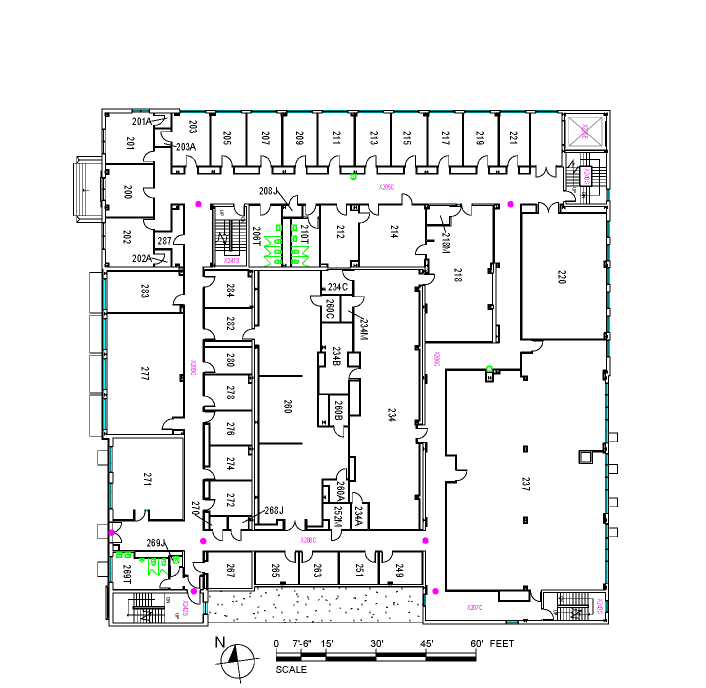
%> input picture Razor IMU Xbee/matlab (post-processing) - step detection/caldwell_2nd_floor_rotated.png, 1412 x 1376 px (shown at 1/2 size)
$ octave caldwell_prior_generation_updated.m   (GNU Octave 9; MATLAB toolbox functions it lacks are replaced by stand-ins)
%> lines starting %> are read from the running program, lines starting %| are printed output that depends on the picture; in (x1, y1, x2, y2) boxes, pixels count from 0 and x2, y2 are one past the last pixel; in counts of white or black regions, pixels touching at a corner belong together; the program's own positions count from 1
clear all;
close all;
clc;

load('kernelsForCaldwell.mat');
% prior pdf map information Caldwell Lab.
img = uint8(imread('caldwell_2nd_floor_rotated.png'));
%> img is the input picture: size 1376x1412x3 uint8; mean R, G, B 237.4, 238.1, 238
imgOriginal = img;
nRows = size(imgOriginal, 1); nCols = size(imgOriginal,2);
%> after `nRows = size(imgOriginal, 1)`: nRows = 1376
%> after `nCols = size(imgOriginal,2)`: nCols = 1412
imgMapPrior = uint8(255*ones(nRows, nCols));
w = 27; % width

P1 = [387, 1082]; P2 = [872, 1082]; P3 = [872, 711];
P4 = [1021, 711]; P5 = [1021, 370]; P6 = [387, 370];

% node between P1 and P2
img(P1(2)-((w-1)/2):P1(2)+((w-1)/2),P1(1)-((w-1)/2):P2(1)+((w-1)/2)) = zeros(w, P2(1)-P1(1)+w);
% node between P2 and P3
img(P3(2):P2(2)+((w-1)/2),P2(1)-((w-1)/2):P2(1)+((w-1)/2)) = zeros(P2(2)-P3(2)+1+((w-1)/2),w);
% node between P3 and P4
img(P3(2)-((w-1)/2):P3(2)+((w-1)/2),P3(1)-((w-1)/2):P4(1)+((w-1)/2)) = zeros(w, P4(1)-P3(1)+w);
% node between P4 and P5
img(P5(2):P4(2)+((w-1)/2),P4(1)-((w-1)/2):P4(1)+((w-1)/2)) = zeros(P4(2)-P5(2)+1+((w-1)/2),w);
% node between P5 and P6
img(P5(2)-((w-1)/2):P5(2)+((w-1)/2),P6(1)-((w-1)/2):P5(1)+((w-1)/2)) = zeros(w, P5(1)-P6(1)+w);
% node between P6 and P1
img(P6(2):P1(2)+((w-1)/2),P6(1)-((w-1)/2):P6(1)+((w-1)/2)) = zeros(P1(2)-P6(2)+1+((w-1)/2),w);
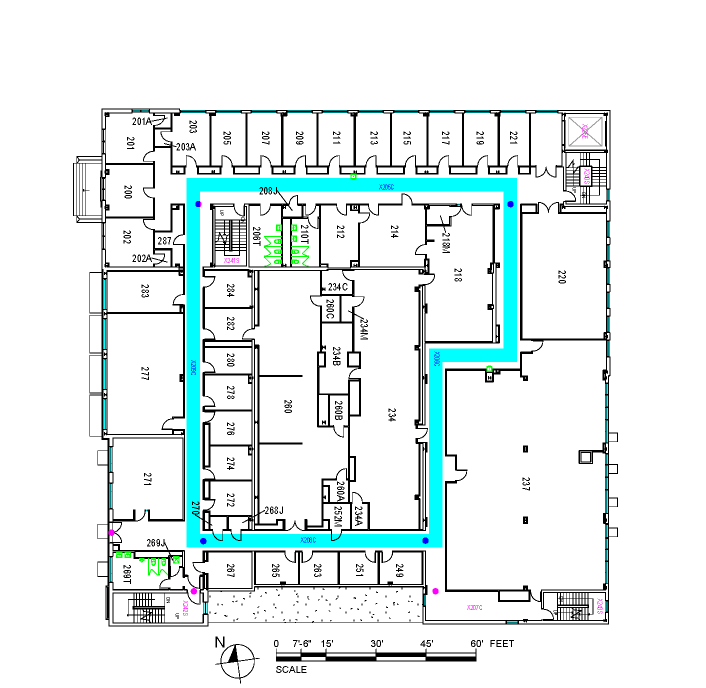
%> img: size 1376x1412x3 uint8 (shown at 1/2 size); mean R, G, B 228, 238.1, 238

% node between P1 and P2
imgMapPrior(P1(2)-((w-1)/2):P1(2)+((w-1)/2),P1(1)-((w-1)/2):P2(1)+((w-1)/2)) = zeros(w, P2(1)-P1(1)+w);
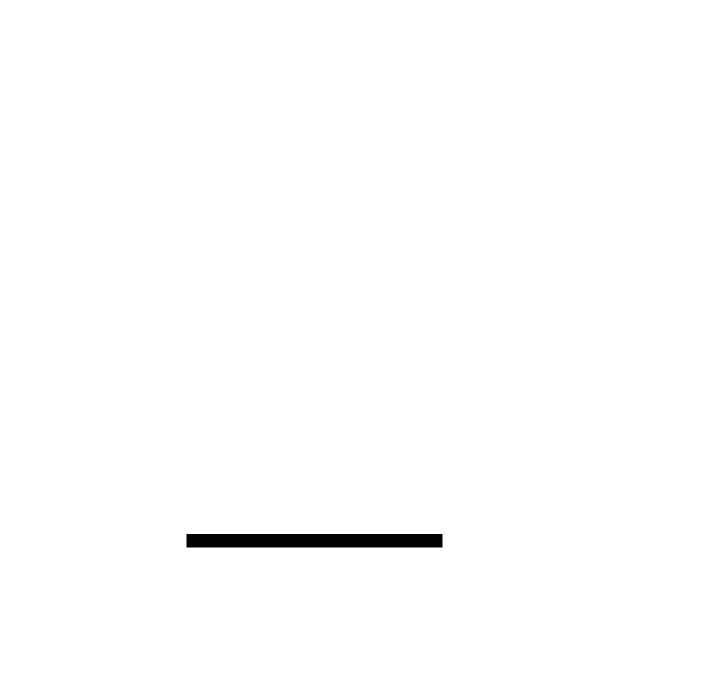
%> imgMapPrior: size 1376x1412 uint8 (shown at 1/2 size); 99.3% white; 1 black region, box (x1, y1, x2, y2) and area: (373, 1068, 885, 1095) 13824
% node between P2 and P3
imgMapPrior(P3(2):P2(2)+((w-1)/2),P2(1)-((w-1)/2):P2(1)+((w-1)/2)) = zeros(P2(2)-P3(2)+1+((w-1)/2),w);
% node between P3 and P4
imgMapPrior(P3(2)-((w-1)/2):P3(2)+((w-1)/2),P3(1)-((w-1)/2):P4(1)+((w-1)/2)) = zeros(w, P4(1)-P3(1)+w);
% node between P4 and P5
imgMapPrior(P5(2):P4(2)+((w-1)/2),P4(1)-((w-1)/2):P4(1)+((w-1)/2)) = zeros(P4(2)-P5(2)+1+((w-1)/2),w);
% node between P5 and P6
imgMapPrior(P5(2)-((w-1)/2):P5(2)+((w-1)/2),P6(1)-((w-1)/2):P5(1)+((w-1)/2)) = zeros(w, P5(1)-P6(1)+w);
% node between P6 and P1
imgMapPrior(P6(2):P1(2)+((w-1)/2),P6(1)-((w-1)/2):P6(1)+((w-1)/2)) = zeros(P1(2)-P6(2)+1+((w-1)/2),w);
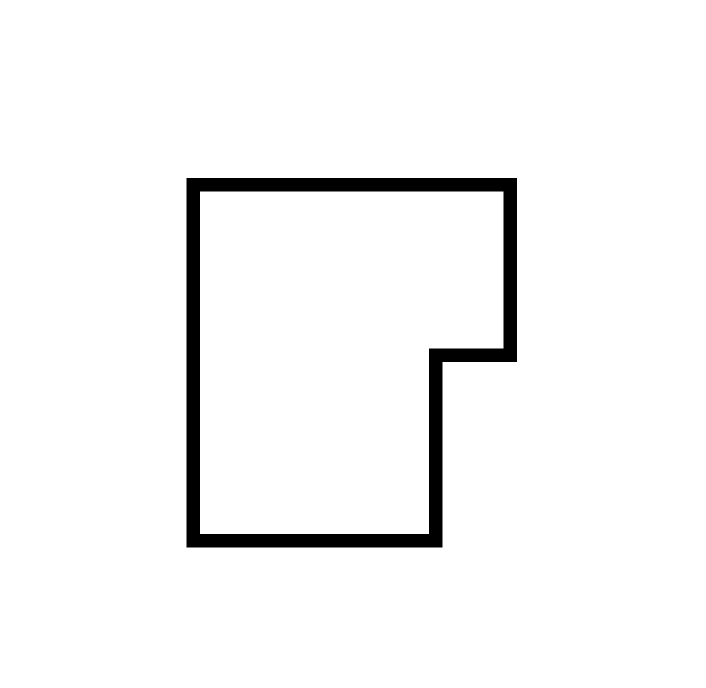
%> imgMapPrior: size 1376x1412 uint8 (shown at 1/2 size); 96.3% white; 1 black region, box (x1, y1, x2, y2) and area: (373, 356, 1034, 1095) 72684

H = fspecial('gaussian',[31 31],3);
imgMapPrior = imfilter(imgMapPrior,H,'replicate');
H = fspecial('average',[33 33]);
imgMapPrior = imfilter(imgMapPrior,H,'replicate');

% superimpose prior pdf on floor plan
r = size(img,1); c = size(img,2);
%> after `r = size(img,1)`: r = 1376
%> after `c = size(img,2)`: c = 1412
for i=1:r
    for j=1:c
        if (imgMapPrior(i,j) ~= 255)
            img(i,j,1) = 255 - imgMapPrior(i,j);
            img(i,j,2) = 255 - imgMapPrior(i,j);
            img(i,j,3) = 255 - imgMapPrior(i,j);
        end
    end
end
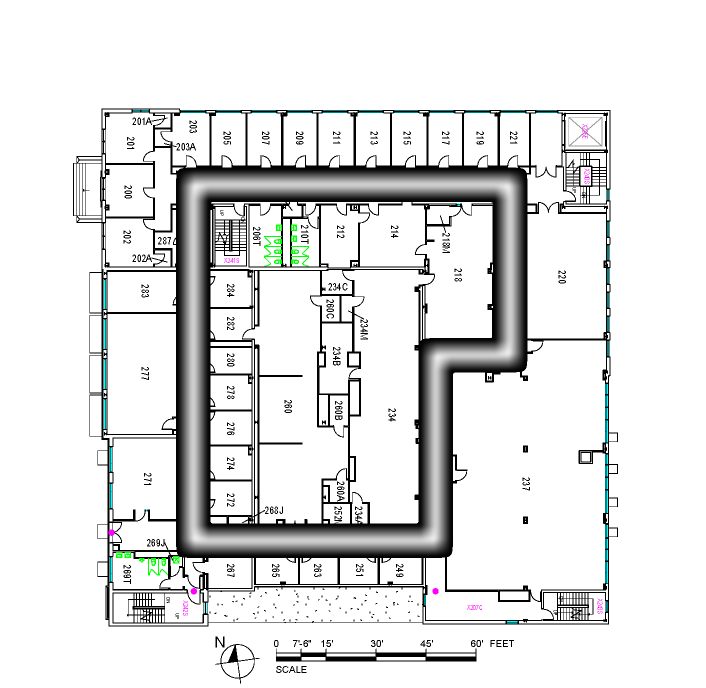
%> img: size 1376x1412x3 uint8 (shown at 1/2 size); 9.53% of pixels changed, all inside (x1, y1, x2, y2) = (352, 335, 1055, 1116)

figure(1);
subplot(121);
imshow(img);
subplot(122);
imshow(imgMapPrior);
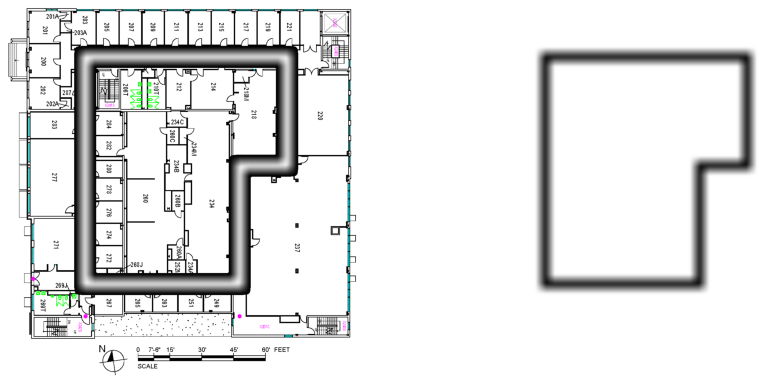
%> figure redrawn from the program's plot data, 2 panels

%%
figure(2); set(gcf,'position',[13 126 1563 672]); s = 1.01;
subplot(131);
imshow(imgOriginal);
set(gca,'position',[0.0100 0.1100 s*0.3034 0.8150]);
subplot(132);
imshow(img);
set(gca,'position',[0.0100+s*0.3044 0.1100 s*0.3034 0.8150]);


finalImg = 255 - imgMapPrior;
finalImg2 = zeros(size(finalImg));
for i=1:r
    finalImg2(i,:) = finalImg(r-i+1,:);
end
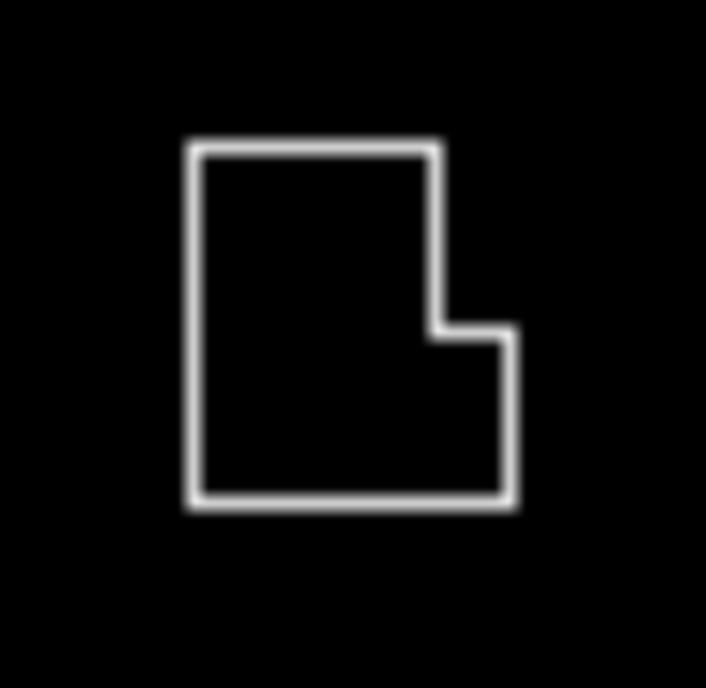
%> finalImg2: size 1376x1412 double (shown at 1/2 size); min 0, max 233, mean 9.5
finalImg2 = (255/max(max(finalImg2)))*finalImg2;

subplot(133);
[cv,ch] = contourf(finalImg2,30);
%> ch = -93.42
%shading flat
set(ch,'edgecolor','none');
colormap(jet);
set(gca,'xtick',[],'ytick',[],'position',[0.0100+2*s*0.3044 0.1700 s*0.3034 0.6950]);
%%
finalImg3 = zeros(size(finalImg));
for i=1:r
%> (the run ends here)
